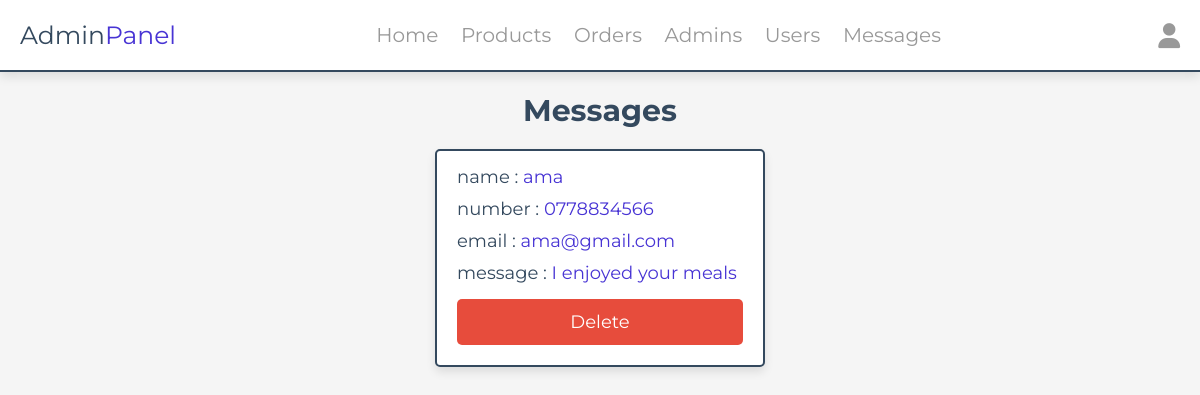
Screenshot of /admin/messages.php (signed in) with the database file from the repository.
### tables this page shows
CREATE TABLE IF NOT EXISTS `messages` (
  `id` int NOT NULL AUTO_INCREMENT,
  `user_id` int NOT NULL,
  `name` varchar(100) NOT NULL,
  `email` varchar(100) NOT NULL,
  `number` varchar(12) NOT NULL,
  `message` varchar(500) NOT NULL,
  PRIMARY KEY (`id`)
);

### admin/messages.php (the view, shortened to what this page needs)
<?php
include '../components/connect.php';
?>
<!DOCTYPE html>
<html lang="en">
<head>
   <link rel="stylesheet" href="https://cdnjs.cloudflare.com/ajax/libs/font-awesome/6.1.1/css/all.min.css">
   <link rel="stylesheet" href="../css/admin_style.css">
</head>
<body>
<?php include '../components/admin_header.php' ?>
<section class="messages">
   <h1 class="heading">messages</h1>
   <div class="box-container">
   <?php
      $select_messages = $conn->prepare("SELECT * FROM `messages`");
      $select_messages->execute();
      if($select_messages->rowCount() > 0){
         while($fetch_messages = $select_messages->fetch(PDO::FETCH_ASSOC)){
   ?>
   <div class="box">
      <p> name : <span><?= $fetch_messages['name']; ?></span> </p>
      <p> number : <span><?= $fetch_messages['number']; ?></span> </p>
      <p> email : <span><?= $fetch_messages['email']; ?></span> </p>
      <p> message : <span><?= $fetch_messages['message']; ?></span> </p>
      <a href="messages.php?delete=<?= $fetch_messages['id']; ?>" class="delete-btn" onclick="return confirm('delete this message?');">delete</a>
   </div>
   <?php
         }
      }else{
         echo '<p class="empty">you have no messages</p>';
      }
   ?>
   </div>
</section>
</body>
</html>

### css/admin_style.css (style rules this page uses)
:root { --main-color:#4834d4; --red:#e74c3c; --orange:#f39c12; --black:#34495e; --white:#fff; --light-bg:#f5f5f5; --light-color:#999; --border:.2rem solid var(--black); --box-shadow:0 .5rem 1rem rgba(0,0,0,.1); }
* { font-family: 'Montserrat', sans-serif; margin:0; padding:0; box-sizing: border-box; text-decoration: none; outline: none; border:none; }
html { font-size: 62.5%; overflow-x: hidden; }
body { background-color: var(--light-bg); }
section { max-width: 1200px; margin:0 auto; padding:2rem; }
.btn, .delete-btn, .option-btn { display: block; margin-top: 1rem; border-radius: .5rem; cursor: pointer; width: 100%; font-size: 1.8rem; color:var(--white); padding:1.2rem 3rem; text-transform: capitalize; text-align: center; }
.delete-btn { background-color: var(--red); }
.heading { text-align: center; margin-bottom: 2rem; text-transform: capitalize; color:var(--black); font-size: 3rem; }
.messages .box-container { display: grid; grid-template-columns: repeat(auto-fit, 33rem); gap:1.5rem; justify-content: center; align-items: flex-start; }
.messages .box-container .box { background-color: var(--white); border-radius: .5rem; box-shadow: var(--box-shadow); border:var(--border); padding:2rem; padding-top: 1rem; }
.messages .box-container .box p { padding: .5rem 0; font-size: 1.8rem; color:var(--black); }
.messages .box-container .box p span { color:var(--main-color); }

### rows the page displays
messages: name "ama", number "0778834566", email "ama@gmail.com", message "I enjoyed your meals"
